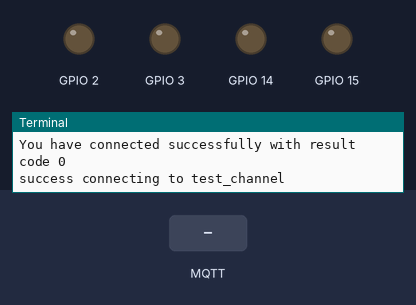
A program run on a simulated Raspberry Pi (BCM pin numbers). Parts: output pins drawn as LEDs (lit = HIGH), the last lines printed to the terminal. The test bench sets the inputs (shaded band). No MQTT or app messages arrive unless stated.

Above: at 1.3 s.
1.4 s: MQTT message "4" arrives on the first subscribed topic
At 2.1 s:
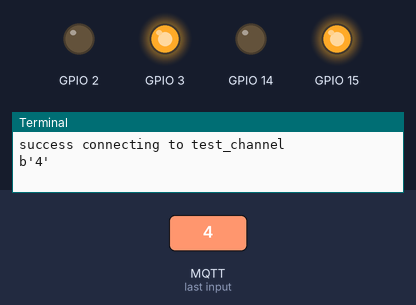
2.9 s: MQTT message "2" arrives on the first subscribed topic
At 3.2 s:
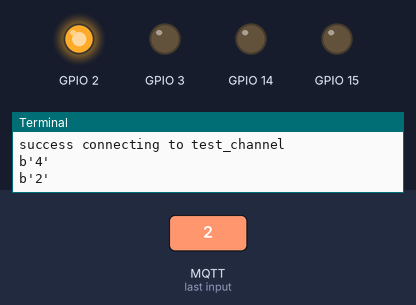
4.4 s: MQTT message "1" arrives on the first subscribed topic
At 5.6 s:
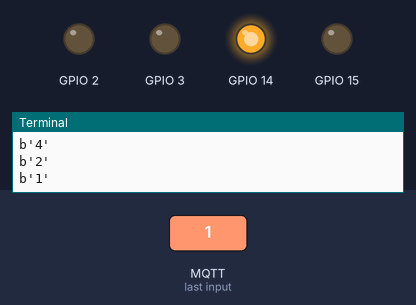
5.9 s: MQTT message "0" arrives on the first subscribed topic
At 6.7 s:
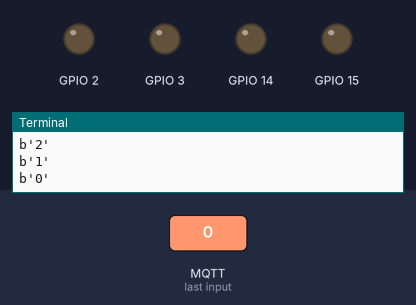
Timing chart, 0 to 8.4 s (numbered marks = the images above; inputs shaded):
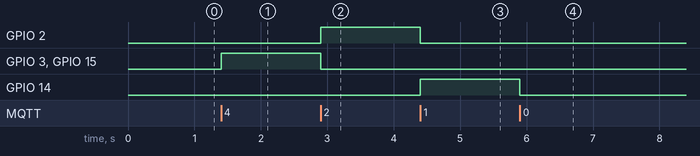

The program:

ControlRaspberry.py
```python
# a code based on the code of "https://github.com/mohammadreza-sharifi"
# used in the Practice Enterprice project of Raul Lopez & Matthew Wuyts
# students at Thomas More, Belgium

# import the desired libraries
import RPi.GPIO as GPIO
import paho.mqtt.client as mqtt
import time

# defining the pins
# GPIO5 = 2
# GPIO6 = 3
# GPIO12 = 14
# GPIO13 = 15


# disable warnings
GPIO.setwarnings(False)


# set to correct mode
GPIO.setmode(GPIO.BCM)


# pin setup
GPIO.setup(2, GPIO.OUT)
GPIO.setup(3, GPIO.OUT)
GPIO.setup(14, GPIO.OUT)
GPIO.setup(15, GPIO.OUT)


# define the movement functions
def move_forward():
    print("forward")
    GPIO.output(GPIO5, 1)
    GPIO.output(3, 0)
    GPIO.output(14, 1)
    GPIO.output(15, 0)

def move_backward():
    GPIO.output(2, 0)
    GPIO.output(3, 1)
    GPIO.output(14, 0)
    GPIO.output(15, 1)

def move_right():
    GPIO.output(2, 1)
    GPIO.output(3, 0)
    GPIO.output(14, 0)
    GPIO.output(15, 0)

def move_left():
    GPIO.output(2, 0)
    GPIO.output(3, 0)
    GPIO.output(14, 1)
    GPIO.output(15, 0)

def complete_stop():
    GPIO.output(2, 0)
    GPIO.output(3, 0)
    GPIO.output(14, 0)
    GPIO.output(15, 0)


# set up the server link
MQTT_SERVER = "127.0.0.1"
MQTT_PATH = "test_channel"

def on_connect(client, userdata, flags, rc):
    print("You have connected successfully with result code " + str(rc))
    client.subscribe(MQTT_PATH)
    print("success connecting to " + MQTT_PATH)

def on_message(client, userdata, message):
    print(message.payload)

    # tell program what to do when certain amount of fingers received
    if message.payload == b'8':
        move_forward()
    elif message.payload == b'4':
        move_backward()
    elif message.payload == b'2':
        move_right()
    elif message.payload == b'1':
        move_left()
    elif message.payload == b'0':
        complete_stop()
    else:
        complete_stop()


# define the main program
def main():
    mqtt_client = mqtt.Client("client")
    mqtt_client.on_connect = on_connect
    mqtt_client.on_message = on_message

    mqtt_client.connect(MQTT_SERVER, 1883, 60)
    mqtt_client.loop_start()
    while(1):
        time.sleep(1)

if __name__ == '__main__':
    print('Bridging MQTT to InfluxDB.')
    main()
```

Measured:
- after the input at 1.4 s, GPIO 3, GPIO 15: LOW → HIGH at once
- after the input at 2.9 s, GPIO 2: LOW → HIGH at once; GPIO 3, GPIO 15: HIGH → LOW at once
- after the input at 4.4 s, GPIO 2: HIGH → LOW at once; GPIO 14: LOW → HIGH at once
- after the input at 5.9 s, GPIO 14: HIGH → LOW at once
